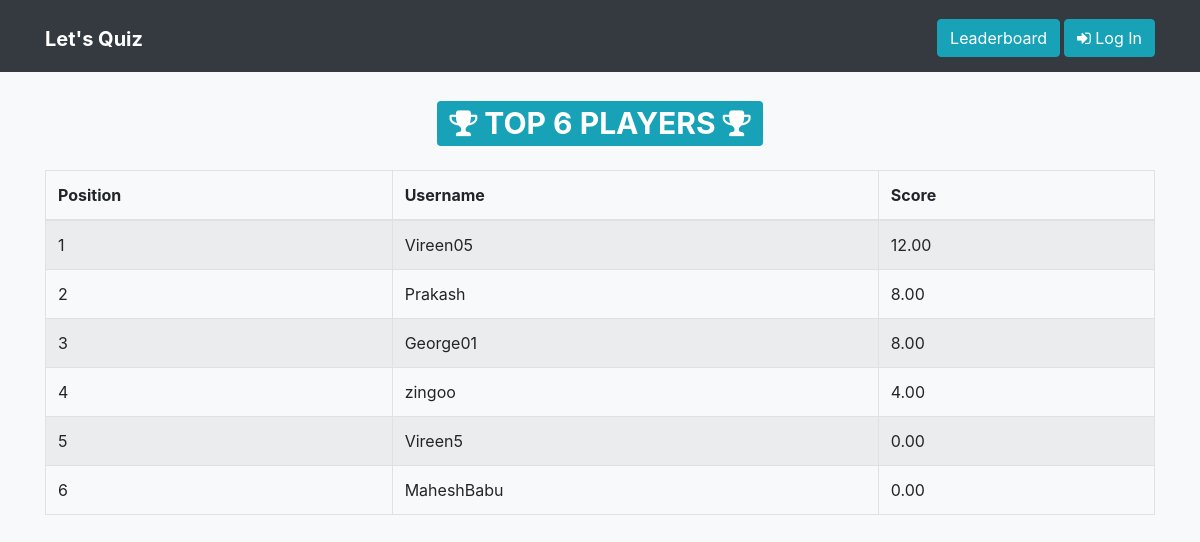
Page /leaderboard/ on the committed database.
### quiz/models.py (models this page shows, shortened)
class QuizProfile(TimeStampedModel):
    user = models.OneToOneField(User, on_delete=models.CASCADE)
    total_score = models.DecimalField(_('Total Score'), default=0, decimal_places=2, max_digits=10)

### quiz/views.py (the view)
# urls.py: url(r'^leaderboard/$', views.leaderboard, name='leaderboard'),
def leaderboard(request):
    top_quiz_profiles = QuizProfile.objects.order_by('-total_score')[:500]
    total_count = top_quiz_profiles.count()
    context = {
        'top_quiz_profiles': top_quiz_profiles,
        'total_count': total_count,
    }
    return render(request, 'quiz/leaderboard.html', context=context)

### templates/quiz/leaderboard.html (shortened to what this page needs)
{% extends 'base.html' %}
{% block content %}
<div class="container">
    <h1 class="text-center my-4"><span class="badge badge-info"><i class="fa fa-trophy" aria-hidden="true"></i> TOP {{ total_count }} PLAYERS <i class="fa fa-trophy" aria-hidden="true"></i></span></h1>
    <table class="table table-striped table-bordered">
        <thead>
            <tr>
                <th>Position</th>
                <th>Username</th>
                <th>Score</th>
            </tr>
        </thead>
        <tbody>
            {% for quiz_profile in top_quiz_profiles %}
            <tr>
                <td>{{ forloop.counter }}</td>
                <td>{{ quiz_profile.user.username }}</td>
                <td>{{ quiz_profile.total_score }}</td>
            </tr>
            {% endfor %}
        </tbody>
    </table>
</div>
{% endblock content %}

### templates/base.html (shortened to what this page needs)
{% load static %}
<!doctype html>
<html lang="en">
<head>
    <link rel="stylesheet" href="https://maxcdn.bootstrapcdn.com/bootstrap/4.0.0-beta.2/css/bootstrap.min.css">
    <link rel="stylesheet" href="https://maxcdn.bootstrapcdn.com/font-awesome/4.7.0/css/font-awesome.min.css">
    <link rel="stylesheet" href="https://maxcdn.bootstrapcdn.com/font-awesome/4.7.0/css/font-awesome.min.css">
    <link rel="stylesheet" href="{% static 'css/main.css' %}">
</head>
<body class="bg-light">
    <nav class="navbar navbar-expand-md navbar-dark bg-dark">
        <div class="container">
            <h1><a href="{% url 'quiz:home' %}" class="navbar-brand">
            <strong>Let's Quiz</strong></a></h1>
            <div class="collapse navbar-collapse justify-content-end " id="navbar">
                {% if not request.user.is_active %}
                <a href="{% url 'quiz:leaderboard' %}" class="btn btn-info mt-1 mx-1">Leaderboard</a>
                <a href="{% url 'quiz:login' %}" class="btn btn-info mt-1"><i class="fa fa-sign-in" aria-hidden="true"></i> Log In</a>
                {% endif %}
            </div>
        </div>
    </nav>
    {% block content %}
    {% endblock content %}
</body>
</html>

### rows in the picture
QuizProfile: user.username "Vireen05", total_score "12.00"
QuizProfile: user.username "Prakash", total_score "8.00"
QuizProfile: user.username "George01", total_score "8.00"
QuizProfile: user.username "zingoo", total_score "4.00"
QuizProfile: user.username "Vireen5", total_score "0.00"
QuizProfile: user.username "MaheshBabu", total_score "0.00"

### other values in the picture
{{ total_count }} "6"
